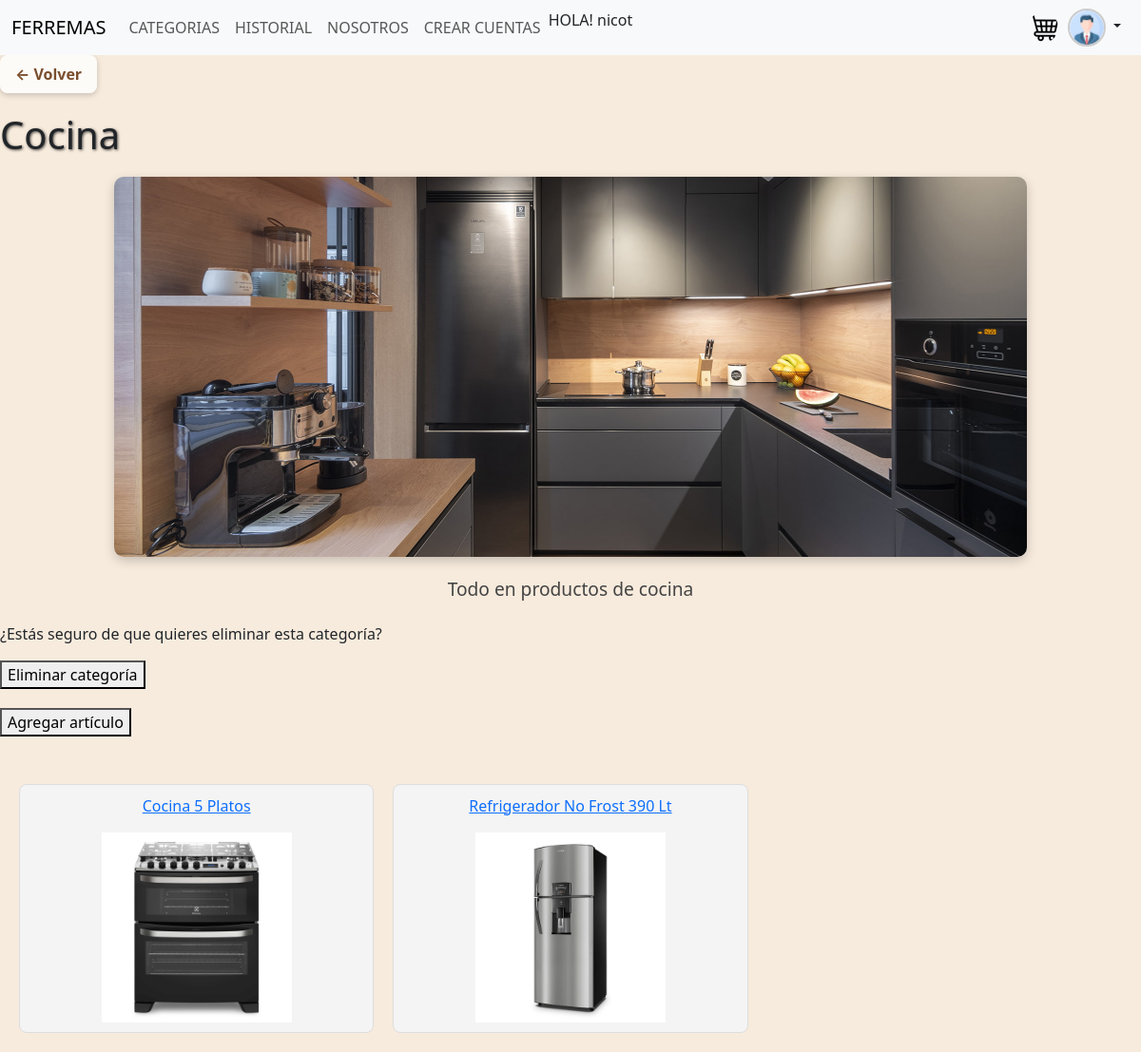
Page /Home/Categorias/Cocina/ (signed in) on the committed database.
### task/models.py (models this page shows, shortened)
class Categoria(models.Model):
    nombrecat = models.CharField(max_length=100, unique=True)
    descripcion = models.TextField(blank=True)
    imagen = models.ImageField(upload_to='Categoriasimg/')
    user = models.ForeignKey('auth.User', on_delete=models.CASCADE, null=True)

class articulo(models.Model):
    Tipo = models.CharField(max_length=100)
    nombreart = models.CharField(max_length=100, unique=True)
    descripcion = models.TextField(blank=True)
    fecha = models.DateTimeField(auto_now_add=True)
    imagen = models.ImageField(upload_to='articulosimg/')
    valorunidad = models.DecimalField(max_digits=10, decimal_places=2)
    cantidad = models.IntegerField()
    user = models.ForeignKey('auth.User', on_delete=models.CASCADE, null=True)

### task/views.py (the view)
# urls.py: path('Home/Categorias/<str:nombre_cat>/',views.detalle_categoria, name='detalle_categorias'),
def detalle_categoria(request, nombre_cat):
    categoria = get_object_or_404(Categoria, nombrecat=nombre_cat)
    Articulos = articulo.objects.filter(Tipo=nombre_cat)
    return render(request, 'detalle_categorias.html', {
        'categoria': categoria,
        'Articulos': Articulos
    })

### task/context_processor.py (called while the page is built)
def total_carrito(request):
    total = 0
    if request.user.is_authenticated:
       if "carrito" in request.session.keys():
           for key, value in request.session['carrito'].items():
               total += float(value['acumulado'])
    return {"total_factura": total}

### task/Templates/detalle_categorias.html (shortened to what this page needs)
{% extends 'navbar.html' %}
{% load static %}
{% block body %}
<link rel="stylesheet" href="{% static 'style.css' %}">
<a href="javascript:history.back()" class="btn-back">← Volver</a>
<h1 class="card-text">{{ categoria.nombrecat }}</h1>
<div class="imagen-categoria-container">
    {% if categoria.imagen %}
        <img src="{{ categoria.imagen.url }}" alt="Imagen de la categoría" class="imagen-categoria">
    {% else %}
        <p>No hay imagen disponible</p>
    {% endif %}
</div>
<p class="categoria-descripcion">{{ categoria.descripcion }}</p>
{% if user.is_superuser %}
    <form action="{% url 'eliminar_cat' categoria.nombrecat %}" method="POST" style="margin-bottom: 20px;">
        <p>¿Estás seguro de que quieres eliminar esta categoría?</p>
        <button>Eliminar categoría</button>
    </form>
{% endif %}
{% if user.is_superuser or "@bodegero" in user.email %}
    <form action="{% url 'Agregarart' categoria.nombrecat %}" method="GET" style="margin-bottom: 30px;">
        <button>Agregar artículo</button>
    </form>
{% endif %}
<div class="articulos-grid">
    {% for articulo in Articulos %}
        <div class="articulo-card">
            <a href="{% url 'detalle_Articulos' articulo.Tipo articulo.nombreart %}" >
                <p>{{ articulo.nombreart }}</p>
                {% if articulo.imagen %}
                    <img src="{{ articulo.imagen.url }}" alt="Imagen del artículo" width="200">
                {% else %}
                    <p>No hay imagen disponible</p>
                {% endif %}
            </a>
        </div>
    {% endfor %}
</div>
{% endblock %}

### task/Templates/navbar.html (shortened to what this page needs)
{% load static %}
<!DOCTYPE html>
<html lang="en">
  <head>
    <link
      href="https://cdn.jsdelivr.net/npm/bootstrap@5.3.6/dist/css/bootstrap.min.css"
      rel="stylesheet"
    />
    <link
      href="https://getbootstrap.com/docs/5.3/assets/css/docs.css"
      rel="stylesheet"
    />
    <link rel="stylesheet" href="{% static 'style.css' %}">
  </head>
  <body>
    <nav class="navbar navbar-expand-lg bg-body-tertiary">
      <div class="container-fluid">
        <a class="navbar-brand" href="/Home/">FERREMAS</a>
        <div class="collapse navbar-collapse" id="navbarSupportedContent">
          <ul class="navbar-nav me-auto mb-2 mb-lg-0">
              <li class="nav-item">
                <a class="nav-link" href="{% url 'categorias'   %}"> CATEGORIAS </a>
              </li>
              {% if user.is_authenticated %}
              <li class="nav-item">
                <a class="nav-link" href="{% url 'historial_compras' %}"> HISTORIAL </a>
              </li>
              {% endif %}
              <li class="nav-item">
                <a class="nav-link" href="{% url 'nosotros' %}">NOSOTROS</a>
              </li>
              {% if user.is_superuser %}
              <li class="nav-item">
                <a class="nav-link" href="{% url 'crearcuenta' %}" >CREAR CUENTAS</a>
              </li>
              {% endif %}
              <p> HOLA! {{ user.username }}</p>
          </ul>
        </div>
        <div class="d-flex ms-auto">
          <a class="btn p-0 user-button me-2" href="{% url 'carrito' %}" role="button">
              <img src="{% static 'fotos/carrito.png' %}" alt="Perfil" class="rounded-circle">
            </a>
        </div>
        <div class="d-flex ms-auto">
          {% if user.is_authenticated %}
          <div class="dropdown">
            <a class="btn p-0 user-button me-2 dropdown-toggle" href="#" role="button" data-bs-toggle="dropdown" aria-expanded="false">
              <img src="{% static 'fotos/perfil.png' %}" alt="Perfil" class="rounded-circle user-icon">
            </a>
          </div>
          {% endif %}
        </div>
      </div>
    </nav>
{% block body %}
{% endblock  %}

### task/static/style.css (style rules this page uses)
body { background-color: #f7ebdd; background-size: cover; background-repeat: no-repeat; }
.card-title, .card-text { text-shadow: 1px 1px 3px rgba(0, 0, 0, 0.7); }
.user-icon { width: 40px; height: 40px; object-fit: cover; border-radius: 50%; border: 2px solid #ccc; transition: 0.3s ease; }
.btn-back { font-weight: bold; color: #7a4e2d; background-color: rgba(255, 255, 255, 0.8); padding: 8px 16px; border-radius: 8px; box-shadow: 0 2px 6px rgba(0, 0, 0, 0.2); transition: background-color 0.3s ease; z-index: 10; margin-bottom: 20px; display: inline-block; text-decoration: none; }
.imagen-categoria-container { display: flex; justify-content: center; margin: 20px 0; }
.imagen-categoria { width: 80%; max-height: 400px; object-fit: cover; border-radius: 10px; box-shadow: 0 4px 12px rgba(0,0,0,0.2); }
.categoria-descripcion { text-align: center; margin: 20px auto; width: 80%; font-size: 1.2em; color: #444; }
.articulos-grid { display: grid; grid-template-columns: repeat(3, 1fr); gap: 20px; padding: 20px; }
.articulo-card { border: 1px solid #ddd; border-radius: 8px; padding: 10px; text-align: center; background-color: #f4f4f4; transition: transform 0.2s; }

### rows in the picture
Categoria: nombrecat "Cocina", imagen (picture), descripcion "Todo en productos de cocina"
articulo: nombreart "Cocina 5 Platos", imagen (picture)
articulo: nombreart "Refrigerador No Frost 390 Lt", imagen (picture)

### other values in the picture
{{ user.username }} "nicot"
